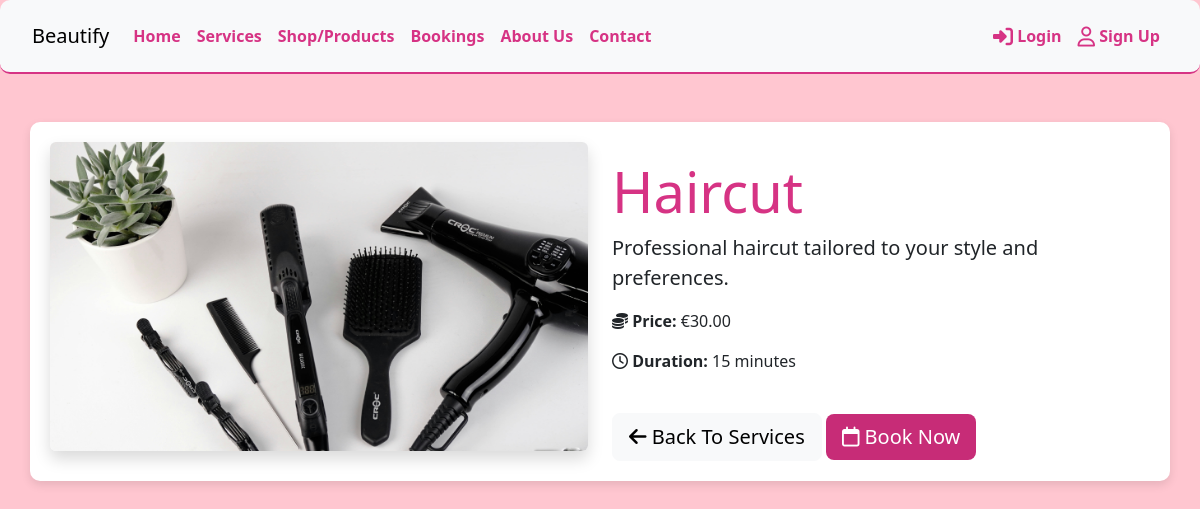
/services/service/2/, run on the app's committed database.
### services/models.py (models this page shows, shortened)
class Service(models.Model):
    category = models.ForeignKey(Category, on_delete=models.CASCADE, null=True)
    name = models.CharField(max_length=200)
    description = models.TextField(blank=True, default="")
    price = models.DecimalField(max_digits=10, decimal_places=2)
    duration = models.IntegerField(help_text="Duration in minutes", null=True, blank=True)
    image = models.ImageField(upload_to='services/', blank=True, default="default.jpg")
    special_offer = models.CharField(max_length=255, blank=True, null=True)

### services/views.py (the view)
# urls.py: path('service/<int:service_id>/', views.service_detail, name='service_detail'),
def service_detail(request, service_id):
    service = get_object_or_404(Service, id=service_id)
    template = 'services/service_detail.html'
    context = {'service': service}
    return render(request, template, context)

### services/templates/services/service_detail.html (shortened to what this page needs)
{% extends 'base.html' %}
{% load static %}
{% block content %}
<div class="container mt-5">
    <div class="row">
        <div class="col-md-6">
            {% if service.image %}
                <img src="{{ service.image.url }}" alt="{{ service.title }}" class="img-fluid rounded shadow insta-square">
            {% endif %}
        </div>
        <div class="col-md-6 mt-3">
            <h1 class="display-4">{{ service.name }}</h1>
            <p class="lead">{{ service.description }}</p>
            <p><strong><i class="fa-solid fa-coins"></i> Price:</strong> €{{ service.price }}</p>
            <p><strong><i class="fa-regular fa-clock"></i> Duration:</strong> {{ service.duration }} minutes</p>
            <a href="{% url 'service_list' %}" class="btn btn-lg btn-light mt-4"><i class="fa-solid fa-arrow-left"></i> Back To Services</a>
            <a href="{% url 'book_appointment' service.id %}" class="btn btn-service btn-lg mt-4"><i class="fa-regular fa-calendar"></i> Book Now</a>
        </div>
    </div>
</div>
{% endblock %}

### static/css/styles.css (style rules this page uses)
body { background-color: rgba(255, 192, 203, 0.9) !important; }
.container { background-color: white; border-radius: 10px; box-shadow: 0 4px 10px rgba(0, 0, 0, 0.1); padding: 20px; }
h1, h2 { color: #d63384 !important; }
.btn-service { background-color: #c72c77; color: white; border: none; }

### data on the page
Service: image (placeholder picture), name "Haircut", description "Professional haircut tailored to your style and preferences.", price "30.00", duration "15"
